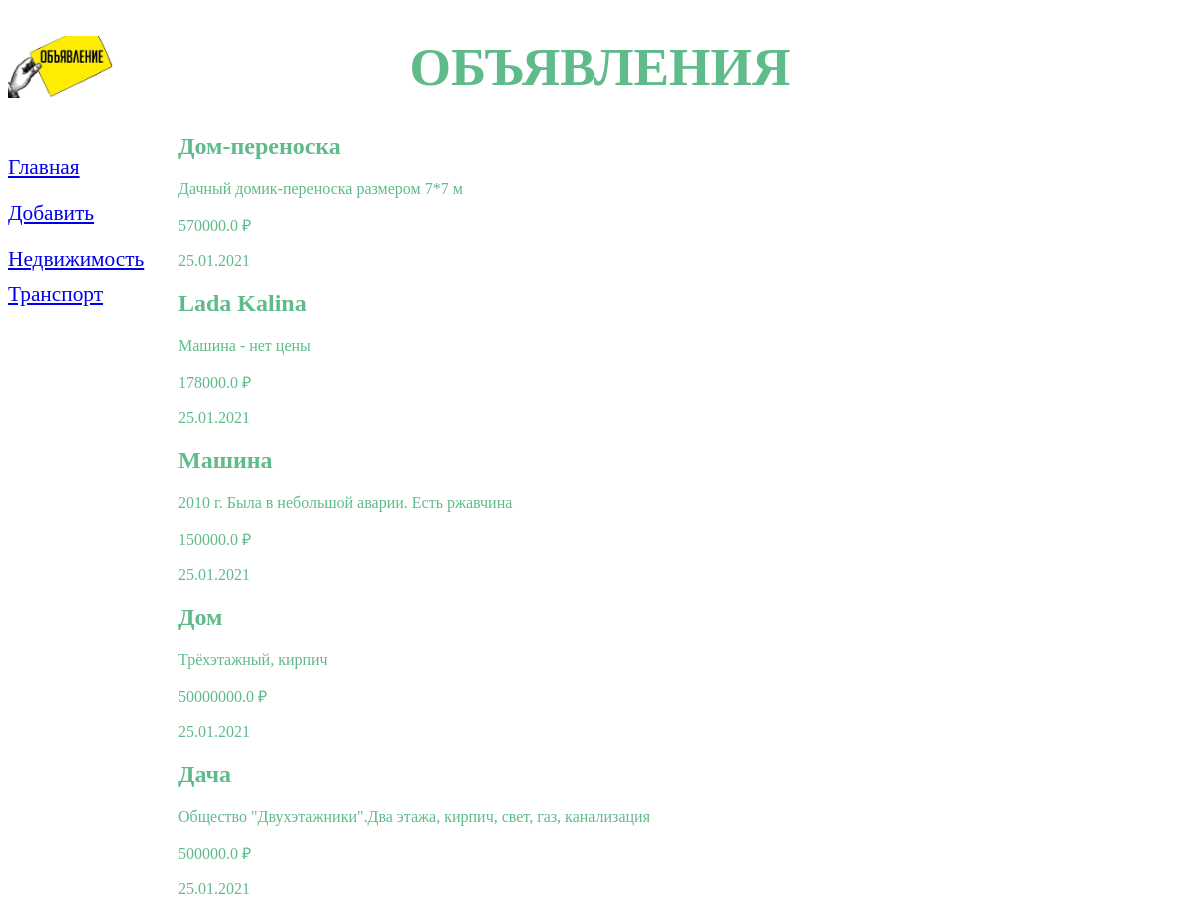
Page /board/ on the earlier database version.
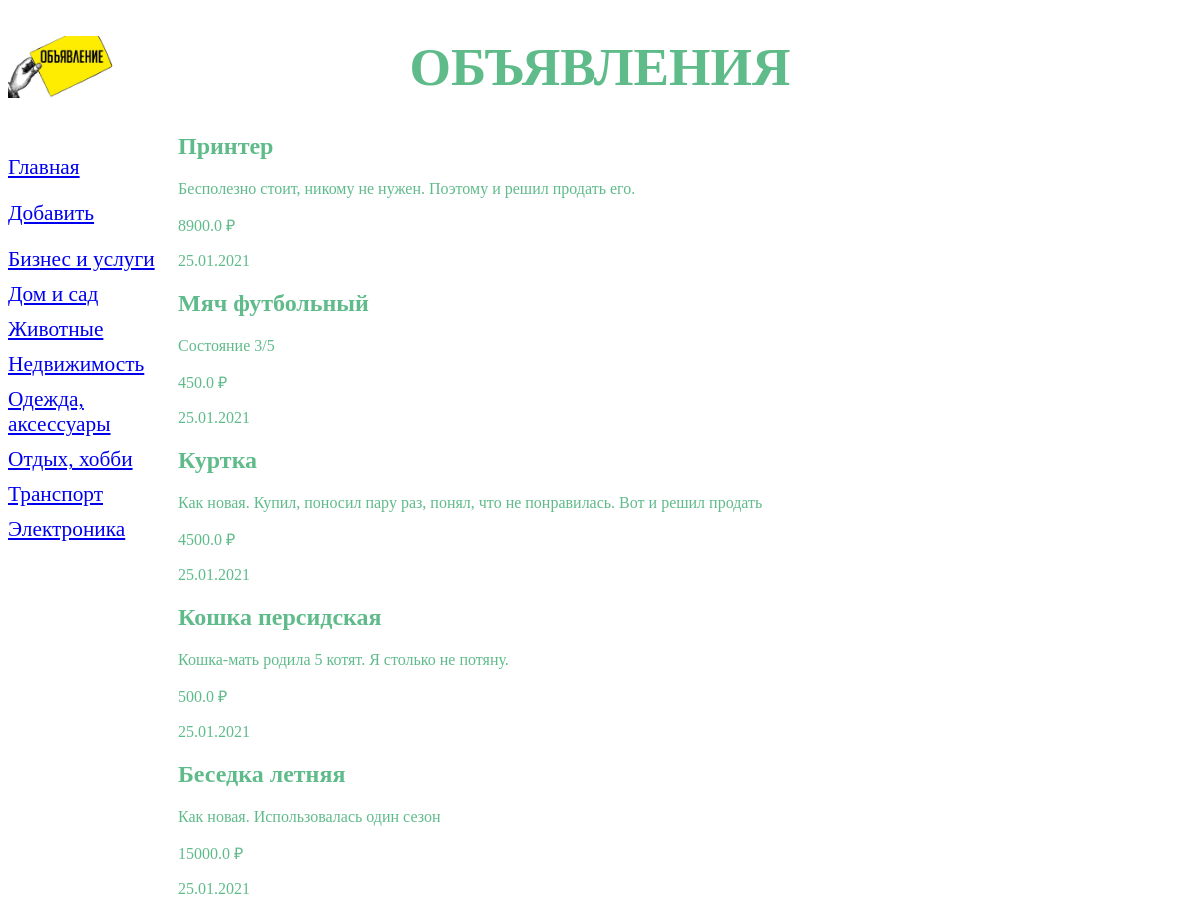
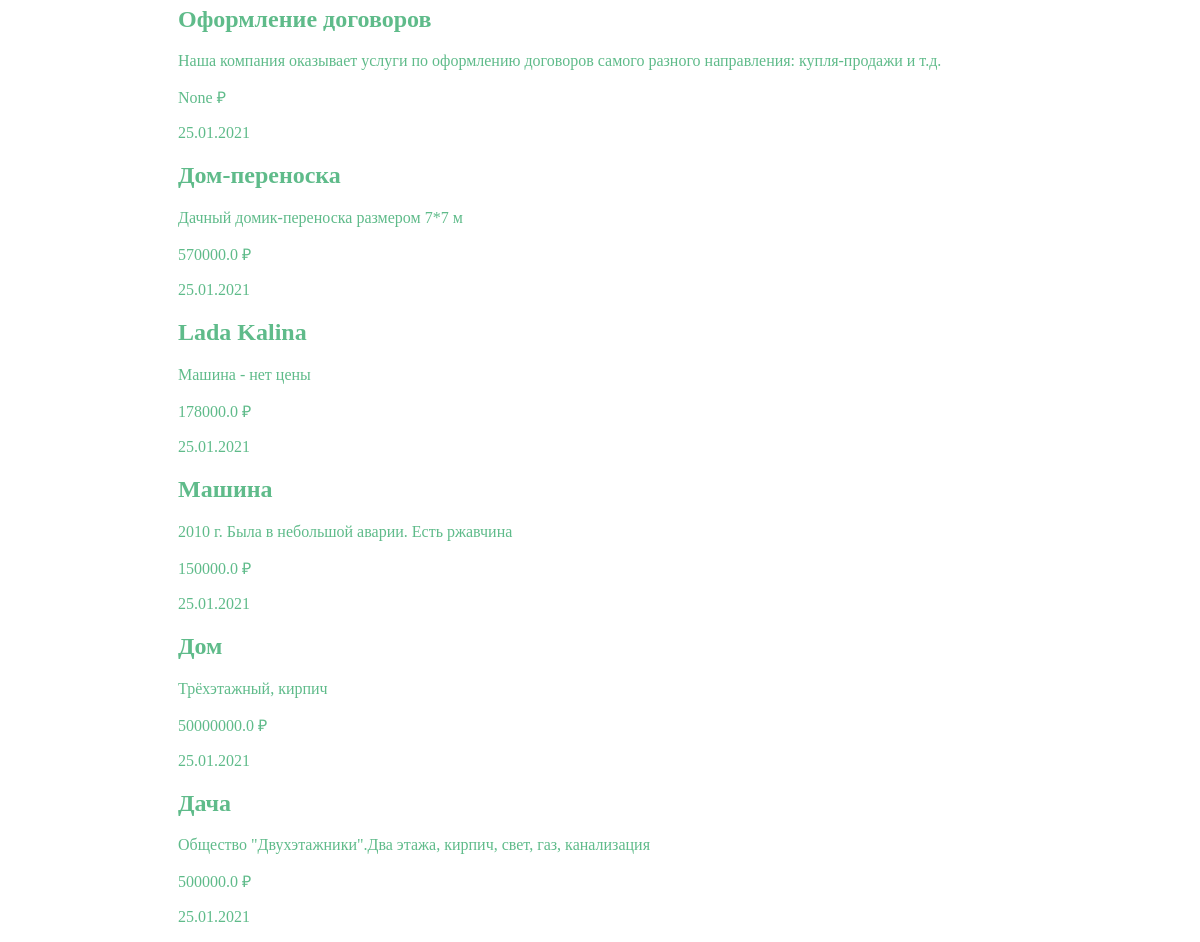
Same page on the later database version (2 pictures, top to bottom).
### board/models.py (models this page shows, shortened)
class Rubric(models.Model):
    name = models.CharField(max_length=20, db_index=True, verbose_name='Название')
    class Meta:
        verbose_name_plural = 'Рубрики'
        verbose_name = 'Рубрика'
        ordering = ['name']

class Board(models.Model):
    title = models.CharField(max_length=50, verbose_name='Товар')
    content = models.TextField(null=True, blank=True, verbose_name='Описание')
    price = models.FloatField(null=True, blank=True, verbose_name='Цена')
    published = models.DateField(auto_now_add=True, db_index=True, verbose_name='Опубликовано')
    rubric = models.ForeignKey('Rubric', null=True, on_delete=models.PROTECT, verbose_name='Рубрика')
    class Meta:
        verbose_name_plural = 'Объявления'
        verbose_name = "Объявление"
        ordering = ['-published']

### board/views.py (the view)
# urls.py: path('', index, name='index'),
def index(request):
    bs = Board.objects.all()
    rubrics = Rubric.objects.all()
    context = {'bs': bs, 'rubrics': rubrics}
    return render(request, 'board/index.html', context)

### board/templates/board/index.html (shortened to what this page needs)
{% extends "layout/basic.html" %}
{% block content %}
{% for b in bs %}
<div>
    <h2>{{ b.title }}</h2>
    <p>{{ b.content }}</p>
    <p>{{ b.price }} &#8381;</p>
    <p>{{ b.published|date:"d.m.Y" }}</p>
</div>
{% endfor %}
{% endblock %}

### board/templates/layout/basic.html (shortened to what this page needs)
<!DOCTYPE html>
{% load static %}
<html lang="en">
<head>
    <link rel="stylesheet" type="text/css" href="{% static 'board/style.css' %}">
</head>
<body>
    <header>
        <h1>Объявления</h1>
    </header>
    <nav>
        <p><a href="{% url 'index' %}">Главная</a></p>
        <p><a href="{% url 'add' %}">Добавить</a></p>
        {% for rubric in rubrics %}
        <a href="{% url 'by_rubric' rubric.pk %}">{{ rubric.name }}</a>
        {% endfor %}
    </nav>
    <section>
        {% block content %}
        {% endblock %}
    </section>
</body>
</html>

### board/static/board/style.css (style rules this page uses)
html { background-color: white; color: #5fbb8a; }
header h1 { font-size: 40pt; text-transform: uppercase; text-align: center; background: url("bg.jpg") left / auto 100% no-repeat; }
nav { font-size: 16pt; width: 150px; float: left; }
nav a { display: block; margin: 10px 0px; }
section { margin-left: 170px; }

Differences in the rows shown:
added Rubric: name "Бизнес и услуги"
added Rubric: name "Дом и сад"
added Rubric: name "Животные"
added Rubric: name "Одежда, аксессуары"
added Rubric: name "Отдых, хобби"
added Rubric: name "Электроника"
added Board: title "Принтер", content "Бесполезно стоит, никому не нужен. Поэтому и решил продать его.", price "8900.0", published "25.01.2021"
added Board: title "Мяч футбольный", content "Состояние 3/5", price "450.0", published "25.01.2021"
added Board: title "Куртка", content "Как новая. Купил, поносил пару раз, понял, что не понравилась. Вот и решил продать", price "4500.0", published "25.01.2021"
added Board: title "Кошка персидская", content "Кошка-мать родила 5 котят. Я столько не потяну.", price "500.0", published "25.01.2021"
added Board: title "Беседка летняя", content "Как новая. Использовалась один сезон", price "15000.0", published "25.01.2021"
added Board: title "Оформление договоров", content "Наша компания оказывает услуги по оформлению договоров самого разного направления: купля-продажи и т.д.", price "None", published "25.01.2021"
